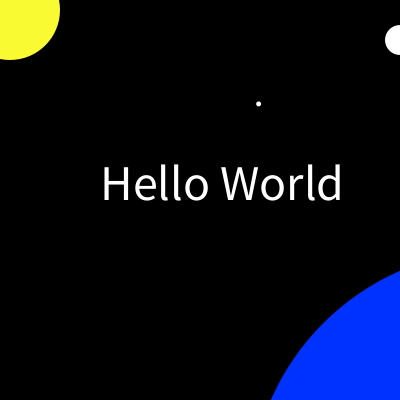
Frame 1 (no input)
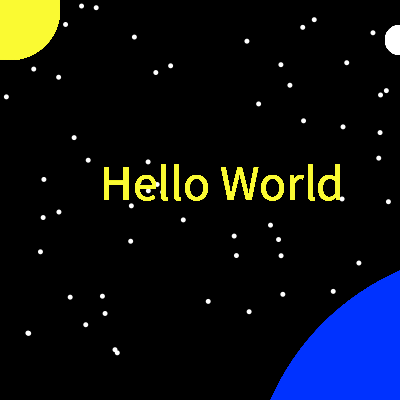
Frame 60 (the mouse pressed at the canvas centre just before this capture)
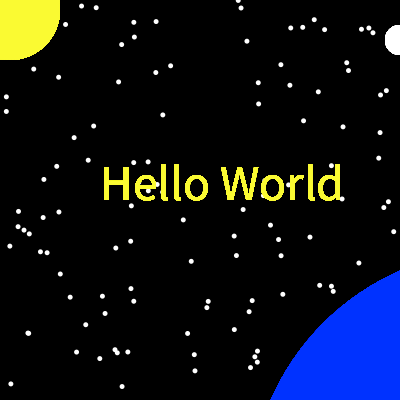
Frame 120 (the mouse held since frame 60 and released just before this capture)

The Processing sketch that drew these frames (run headless with seeded random() and noise(); from frame 60 on, the mouse is pressed at the canvas centre):

// Processing sketch: processing_135984
// ── processing_135984.pde


int x = 100;
void setup(){
  size (400, 400);

    background (0,100);
}
void draw (){
  textSize(50);
text("Hello World",x,x*2); 
noStroke();
fill(255);
ellipse(x*4, x*0.4, x*0.3, x*0.3);
ellipse(random(400), random(400), 5,5);
fill(0,50,255);
ellipse(x*5, x*5, x*5, x*5);

fill(250,250,50);
ellipse(x*0.1, x*0.1, x, x);



}
